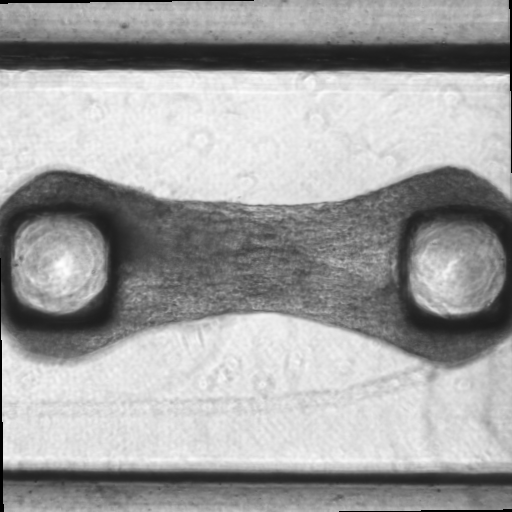
#> input picture tests/files/io_testing_examples/fake_example_0/movie/ex1_0000.TIF, 512 x 512 px; its folder holds only this picture in this run
$ python -i create_tissue_mask.py   (imports and definitions only)
#> lines starting #> are read from the running program, lines starting #| are printed output that depends on the picture; after the words box and inside, x2 and y2 are one past the last pixel; in counts of white or black regions, pixels touching at a corner belong together
import matplotlib.pyplot as plt
from microbundlecomputelite import image_analysis as ia
import numpy as np
from pathlib import Path
from scipy import ndimage
from skimage.filters import threshold_otsu, gabor, sobel
from skimage.measure import label, regionprops
from skimage import morphology
from typing import List, Union


# [4 lines left out: function apply_median_filter, not called in this run]


def apply_gaussian_filter(array: np.ndarray, filter_size: int) -> np.ndarray:
    """Given an image array. Will return the gaussian filter applied by scipy"""
    filtered_array = ndimage.gaussian_filter(array, filter_size)
    return filtered_array


def apply_sobel_filter(array: np.ndarray) -> np.ndarray:
    """Given an image array. Will return the sobel filter."""
    res = sobel(array)
    return res


def compute_otsu_thresh(array: np.ndarray) -> Union[float, int]:
    """Given an image array. Will return the otsu threshold applied by skimage."""
    thresh = threshold_otsu(array)
    return thresh


def apply_otsu_thresh(array: np.ndarray) -> np.ndarray:
    """Given an image array. Will return a boolean numpy array with an otsu threshold applied."""
    thresh = compute_otsu_thresh(array)
    thresh_img = array > thresh
    return thresh_img


# [15 lines left out: functions gabor_filter, invert_mask, not called in this run]


def get_largest_regions(array: np.ndarray, num_regions: int = 1) -> List:
    """Given a thresholded image. Will return a list of the num_regions largest regions.
    If there are fewer than num_regions regions, will return all regions."""
    label_image = label(array)
    region_props = regionprops(label_image)
    area_list = []
    for region in region_props:
        area_list.append(region.area)
    ranked = np.argsort(area_list)[::-1]
    num_to_return = np.min([len(ranked), num_regions])
    regions_list = []
    for kk in range(0, num_to_return):
        idx = ranked[kk]
        regions_list.append(region_props[idx])
    return regions_list


def region_to_mask(region: object, array: np.ndarray) -> np.ndarray:
    """Given regions. Will return a mask of the coordinates of the region."""
    coords = region.coords
    mask = np.zeros(array.shape)
    for kk in range(0, coords.shape[0]):
        mask[coords[kk, 0], coords[kk, 1]] = 1
    return mask


def close_region(array: np.ndarray, radius: int = 1) -> np.ndarray:
    """Given an array with a small hole. Will return a closed array."""
    footprint = morphology.disk(radius, dtype=bool)
    closed_array = morphology.binary_closing(array, footprint)
    return closed_array


# [8 lines left out: function segment_mask_1, not called in this run]


def segment_mask_2(array: np.ndarray):
    sob = apply_sobel_filter(array)
    blurred = apply_gaussian_filter(sob, 5)
    thresh_img = apply_otsu_thresh(blurred)
    region = get_largest_regions(thresh_img)[0]
    mask_region = region_to_mask(region, array)
    mask_region_closed = close_region(mask_region, 5)
    return mask_region_closed


# [25 lines left out: functions save_mask, run_create_tissue_mask, not called in this run]

>>> import cv2
>>> picture = cv2.imread('../../tests/files/io_testing_examples/fake_example_0/movie/ex1_0000.TIF', cv2.IMREAD_GRAYSCALE)
#> picture is the input picture: shape (512, 512); min 0, max 255, mean 162.3
>>> result = segment_mask_2(picture)
#> in apply_sobel_filter, `res = sobel(array)`:
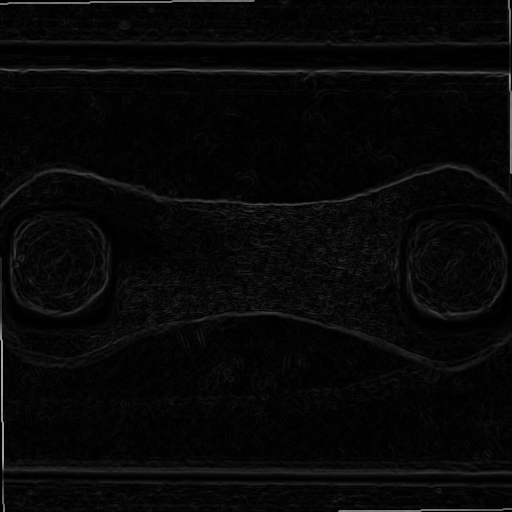
#> res: shape (512, 512) float64; min 0, max 0.691, mean 0.0309
#> in apply_gaussian_filter, `filtered_array = ndimage.gaussian_filter(array, filter_size)`:
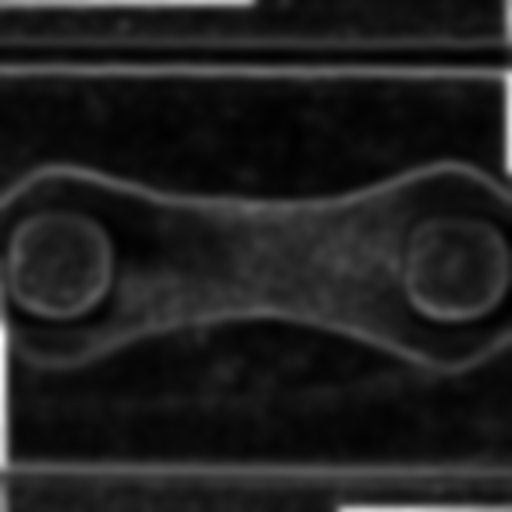
#> filtered_array: shape (512, 512) float64; min 0.00583, max 0.209, mean 0.0309; drawn with min black and max white
#> in compute_otsu_thresh, `thresh = threshold_otsu(array)`: thresh = 0.0396
#> in apply_otsu_thresh, `thresh_img = array > thresh`:
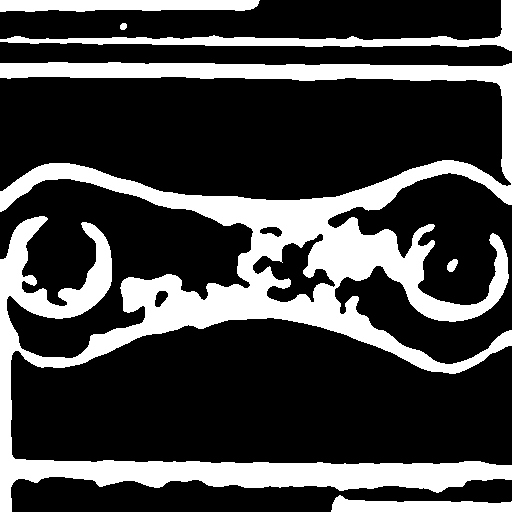
#> thresh_img: shape (512, 512) bool; 26.2% white; 6 white regions
#> in get_largest_regions, `label_image = label(array)`:
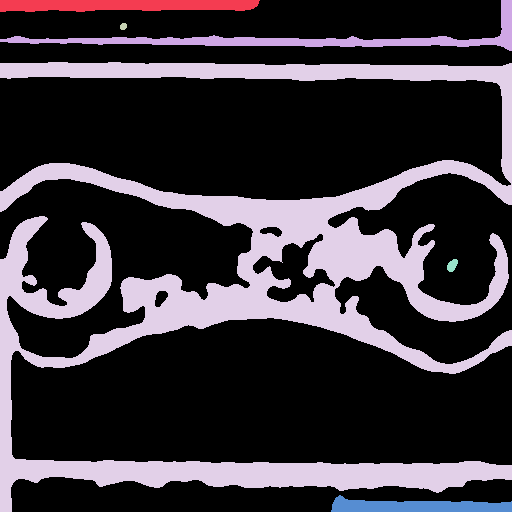
#> label_image: shape (512, 512) int32; 7 distinct labels, from 0 to 6; one colour per label, 0 black
#> in get_largest_regions, `region_props = regionprops(label_image)`: region_props = 6 regions; box (x1, y1, x2, y2) and area: (0, 62, 512, 512) 59723, (0, 0, 512, 51) 4142, (0, 0, 260, 12) 2708, (331, 495, 512, 512) 1979, (447, 259, 458, 272) 100, (120, 23, 127, 30) 41
#> the loop in get_largest_regions, `for region in region_props:` made 6 passes
#> after the loop in get_largest_regions, `for region in region_props:`: area_list = [2708, 4142, 41, 59723, 100, 1979]
#> in get_largest_regions, `ranked = np.argsort(area_list)[::-1]`: ranked = [3, 1, 0, 5, 4, 2]
#> in get_largest_regions, `num_to_return = np.min([len(ranked), num_regions])`: num_to_return = 1
#> the loop in get_largest_regions, `for kk in range(0, num_to_return):` made 1 pass
#> idx on pass 1: 3
#> after the loop in get_largest_regions, `for kk in range(0, num_to_return):`: regions_list = 1 regions; box (x1, y1, x2, y2) and area: (0, 62, 512, 512) 59723
#> in segment_mask_2, `mask_region = region_to_mask(region, array)`:
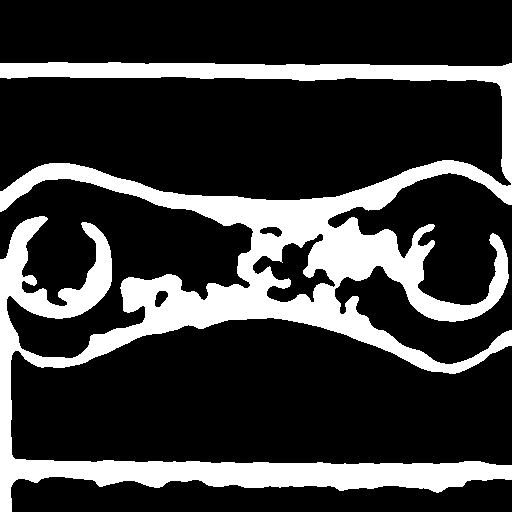
#> mask_region: shape (512, 512) float64; values 0 (black) and 1 (white), 22.8% white; 1 white region, box (x1, y1, x2, y2) and area: (0, 62, 512, 512) 59723
#> in close_region, `closed_array = morphology.binary_closing(array, footprint)`:
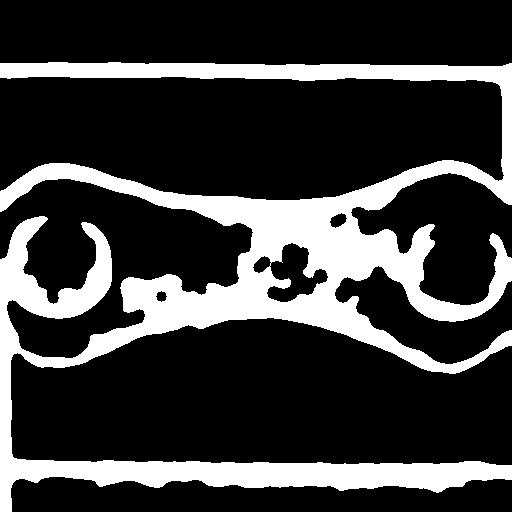
#> closed_array: shape (512, 512) bool; 23.3% white; 1 white region, box (x1, y1, x2, y2) and area: (0, 62, 512, 512) 61132
